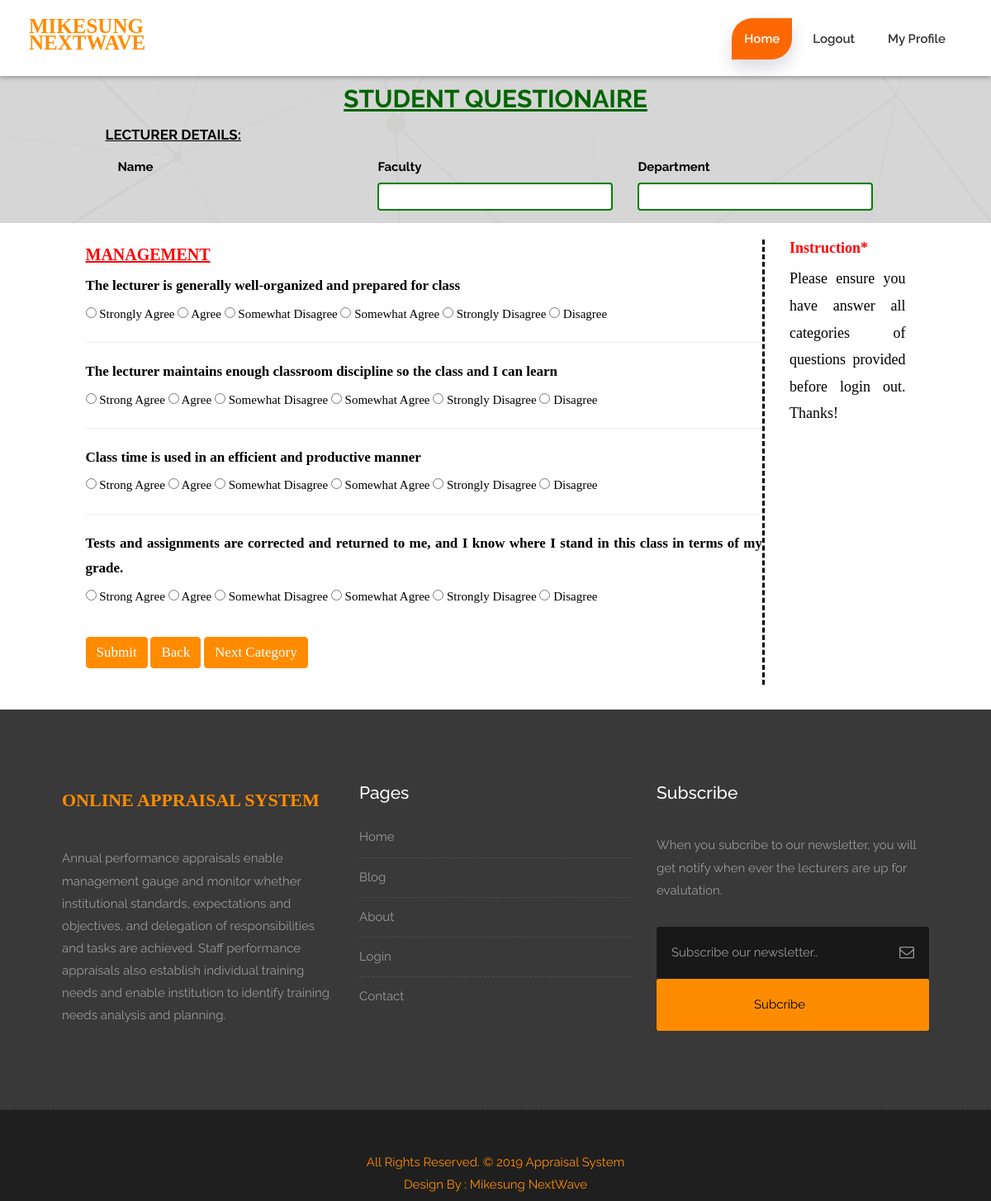
Page /view_questionaire.php on the committed database.
### tables this page shows
CREATE TABLE `mgt_questions` (
  `id` int(11) NOT NULL,
  `questions` text NOT NULL
);

### management.php (the view, shortened to what this page needs)
<div class="container-fluid" style="padding-bottom: 30px; font-family: time new roman; padding-top: 20px">
    <div class="container">
        <div class="col-md-10">
         <form method="POST" style="text-align: justify; border-right: dashed;">
            <label style="font-size: 20px; color: red"><u>MANAGEMENT</u></label>
            <div class="form-group">
                 <?php
                    $sql = "SELECT * FROM mgt_questions WHERE id = 1";
                    $query = mysqli_query($conn, $sql);
                ?>
                <?php while($row=mysqli_fetch_assoc($query)): ?>
                <label style="font-size: 17px"><?php echo $row['questions']; ?></label>
                <?php endwhile; ?><br>
                <input type="radio" name="question1_choice"  value="100" required="question1_choice">  Strongly Agree
                <input type="radio" name="question1_choice"  value="70" required="question1_choice">  Agree
                <input type="radio" name="question1_choice"  value="45" required="question1_choice">  Somewhat Disagree
                <input type="radio" name="question1_choice"  value="60" required="question1_choice">  Somewhat Agree
                <input type="radio" name="question1_choice"  value="0" required="question1_choice">  Strongly Disagree
                <input type="radio" name="question1_choice"  value="10" required="question1_choice">  Disagree
            </div>
<hr>
            <div class="form-group">
                 <?php
                    $sql = "SELECT * FROM mgt_questions WHERE id = 2";
                    $query = mysqli_query($conn, $sql);
                ?>
                 <?php while($row=mysqli_fetch_assoc($query)): ?>
               <label style="font-size: 17px"><?php echo $row['questions']; ?></label>
                <?php endwhile; ?><br>
                <input type="radio" name="question2_choice"  value="100" required="question2_choice"> Strong Agree
                <input type="radio" name="question2_choice"  value="70" required="question2_choice"> Agree
                <input type="radio" name="question2_choice"  value="45" required="question2_choice"> Somewhat Disagree
                <input type="radio" name="question2_choice"  value="60" required="question2_choice"> Somewhat Agree
                <input type="radio" name="question2_choice"  value="0" required="question2_choice"> Strongly Disagree
                <input type="radio" name="question2_choice"  value="10" required="question2_choice"> Disagree
            </div>
<hr>
            <div class="form-group">
                 <?php
                    $sql = "SELECT * FROM mgt_questions WHERE id = 3";
                    $query = mysqli_query($conn, $sql);
                ?>
                <?php while($row=mysqli_fetch_assoc($query)): ?>
                  <label style="font-size: 17px"><?php echo $row['questions']; ?></label>
                <?php endwhile; ?><br>
                <input type="radio" name="question3_choice"  value="100" required="question3_choice"> Strong Agree
                <input type="radio" name="question3_choice"  value="70" required="question3_choice"> Agree
                <input type="radio" name="question3_choice"  value="45" required="question3_choice"> Somewhat Disagree
                <input type="radio" name="question3_choice"  value="60" required="question3_choice"> Somewhat Agree
                <input type="radio" name="question3_choice"  value="0" required="question3_choice"> Strongly Disagree
                <input type="radio" name="question3_choice"  value="10" required="question3_choice"> Disagree
            </div>
<hr>
            <div class="form-group">
                 <?php
                    $sql = "SELECT * FROM mgt_questions WHERE id = 4";
                    $query = mysqli_query($conn, $sql);
                ?>
                 <?php while($row=mysqli_fetch_assoc($query)): ?>
                  <label style="font-size: 17px"><?php echo $row['questions']; ?></label>
                <?php endwhile; ?><br>
                <input type="radio" name="question4_choice"  value="100" required="question4_choice"> Strong Agree
                <input type="radio" name="question4_choice"  value="70" required="question4_choice"> Agree
                <input type="radio" name="question4_choice"  value="45" required="question4_choice"> Somewhat Disagree
                <input type="radio" name="question4_choice"  value="60" required="question4_choice"> Somewhat Agree
                <input type="radio" name="question4_choice"  value="0" required="question4_choice"> Strongly Disagree
                <input type="radio" name="question4_choice"  value="10" required="question4_choice"> Disagree
            </div>
            <div style="padding-bottom: 20px; padding-top: 20px">
                <input type="submit" name="mgt_submit" value="Submit" class="btn btn-primary" style="background-color: darkorange; border-color: darkorange; font-size: 17px">
                <a href="listed_lecturers.php?id=<?php echo $_GET['id']; ?>" class="btn btn-primary" style="background-color: darkorange; border-color: darkorange; font-size: 17px">Back</a>
                <a href="view_questionaire_motivation.php?id=<?php echo $_GET['id']; ?>" class="btn btn-primary" style="background-color: darkorange; border-color: darkorange; font-size: 17px">Next Category</a>
            </div>
        </form>
        </div>
        <div class="col-md-2" style="color: black">
           <h3 style="color: red"><b>Instruction</b><b style="color: red">*</b></h3>
<p style="font-family: Monotype Corsiva; font-size: 18px; color: black; text-align: justify;"> Please ensure you have answer all categories of questions provided before login out. Thanks!</p>
        </div>
    </div>
</div>
</body>
</html>

### style.css (style rules this page uses)
body { color: #999; font-size: 15px; font-family: 'Raleway', sans-serif; line-height: 1.80857; }
a { color: #1f1f1f; text-decoration: none !important; outline: none !important; -webkit-transition: all .3s ease-in-out; -moz-transition: all .3s ease-in-out; -ms-transition: all .3s ease-in-out; -o-transition: all .3s ease-in-out; transition: all .3s ease-in-out; }
h1, h2, h3, h4, h5, h6 { letter-spacing: 0; font-weight: normal; position: relative; padding: 0 0 10px 0; font-weight: normal; line-height: 120% !important; color: #1f1f1f; margin: 0 }
h3 { font-size: 18px }
a { color: #1f1f1f; text-decoration: none; outline: none; }
a, .btn { text-decoration: none !important; outline: none !important; -webkit-transition: all .3s ease-in-out; -moz-transition: all .3s ease-in-out; -ms-transition: all .3s ease-in-out; -o-transition: all .3s ease-in-out; transition: all .3s ease-in-out; }
:root { --pricingTable-yellow: #fd6802; --pricingTable-purple: #fd6802; --pricingTable-blue: #fd6802; }

### css/responsive.css (style rules this page uses)
@media (max-width: 1200px) { .container-fluid { width: 100%; padding: 0 15px; } }
@media (max-width: 1200px) { .container { width: 90%; } }

### view_questionaire.php (style rules this page uses)
.form-group label { color: black; }

### management.php (style rules this page uses)
form { color: black; }

### rows in the picture
mgt_questions: questions "The lecturer is generally well-organized and prepared for class"
mgt_questions: questions "The lecturer maintains enough classroom discipline so the class and I can learn"
mgt_questions: questions "Class time is used in an efficient and productive manner"
mgt_questions: questions "Tests and assignments are corrected and returned to me, and I know where I stand in this class in terms of my grade."
